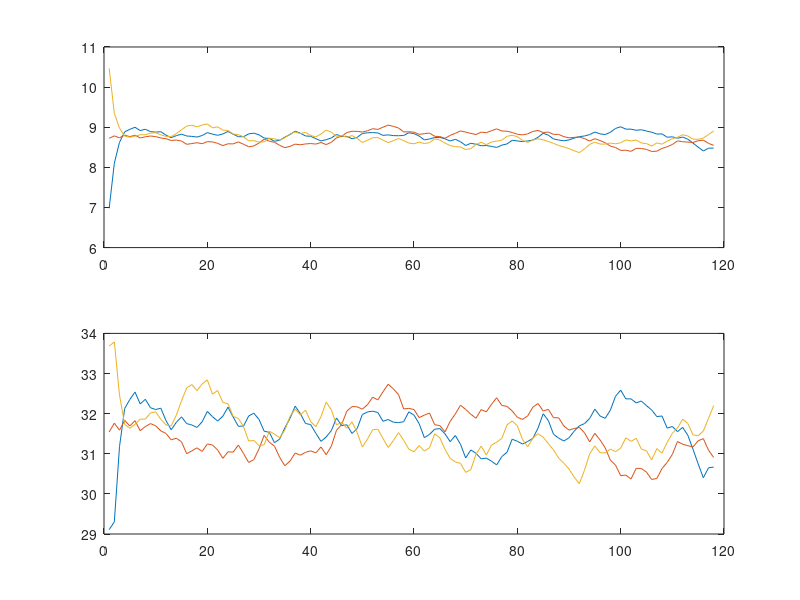

MATLAB code to generate this figure:
kappa = 4;
theta = .36;
roe = .9;
K0 = [ .8*kappa^(1/(1-theta))
        kappa^(1/(1-theta))
        1.2*kappa^(1/(1-theta))];
lambda(1:3,1) = [1 1 1]';
K(1:3,1) = K0;
Y(:,1) = lambda(:,1).*K(:,1).^theta.*65.^(1-theta);
for i=2:118
    lambda(:,i) = (1-roe)+roe.*lambda(:,i-1)+.02.*(rand(3,1)-.5);
    K(:,i)=kappa.*lambda(:,i).*K(:,i-1).^theta;
    Y(:,i) = lambda(:,i).*K(:,i-1).^theta.*65.^(1-theta);
end
subplot(2,1,1),plot(K')
subplot(2,1,2),plot(Y')